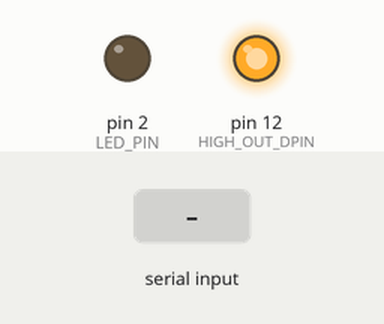
A sketch run on a simulated Arduino Uno, built with avr-gcc and run on an emulated ATmega328P. On the bench: output pins drawn as LEDs (lit = HIGH). The test bench sets the inputs (shaded band).

Above: at 1.2 s.
1.3 s: "h" received over Serial
At 2.2 s:
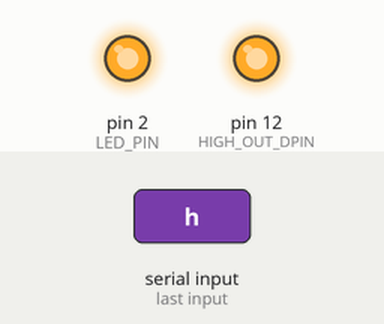
2.8 s: "l" received over Serial
At 3.4 s:
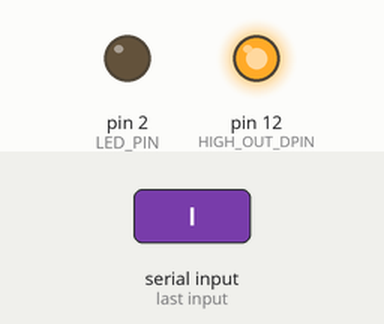
Timing chart, 0 to 5.8 s (numbered marks = the images above; inputs shaded):
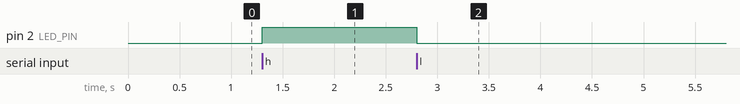

The sketch:

switch-light.ino
```cpp
constexpr int LED_PIN = 2;
constexpr int HIGH_OUT_DPIN = 12;

void setup() {
  pinMode(LED_PIN, OUTPUT);
  Serial.begin(9600);

  // Hay que activar un pin de salida en alto para conectarlo al pin de reset
  // y asi evitar el reinicio automatico al abrir el puerto serie desde Linux.
  // Esto ocurre porque Linux envia una senal de control DTR/RTS al abrir el
  // puerto aunque se ajuste para que no envie senales de ese tipo.
  pinMode(HIGH_OUT_DPIN, OUTPUT);
  digitalWrite(HIGH_OUT_DPIN, HIGH);
}

void loop() {
  if (Serial.available()) {
    switch (Serial.read()) {
      case 'h':
        digitalWrite(LED_PIN, HIGH);
        break;
      case 'l':
        digitalWrite(LED_PIN, LOW);
        break;
      default:
        break;
    }
  }
}
```

Measured:
- after the input at 1.3 s, pin 2 (LED_PIN): LOW → HIGH at once
- after the input at 2.8 s, pin 2 (LED_PIN): HIGH → LOW at once
